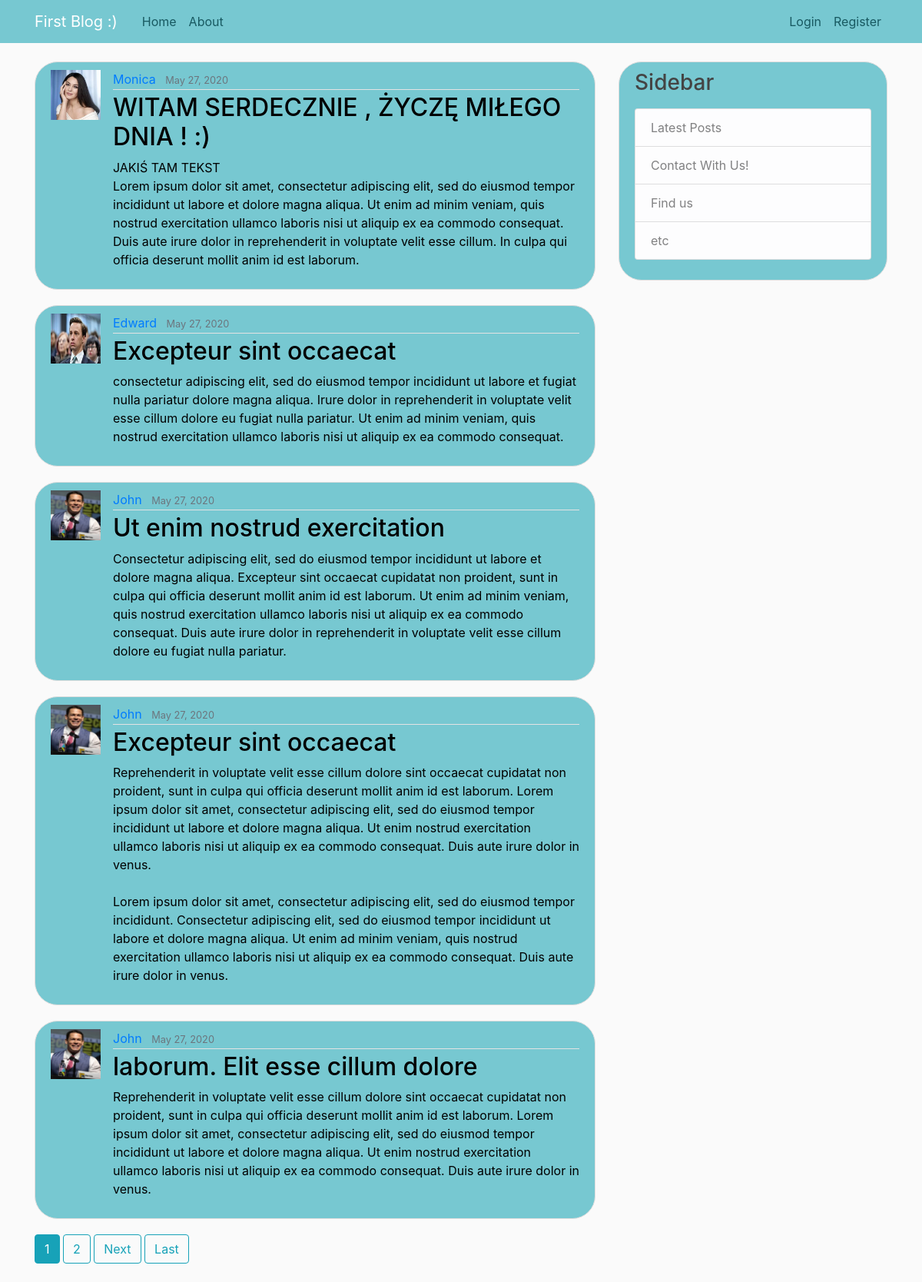
The page / on the database its author committed.
### blog/models.py (models this page shows, shortened)
class Post(models.Model):
    title = models.CharField(max_length=50)
    content = models.TextField()
    date_posted = models.DateTimeField(default=timezone.now)
    author = models.ForeignKey(User, on_delete=models.CASCADE)

### users/models.py (models this page shows, shortened)
class Profile(models.Model):
    user = models.OneToOneField(User, on_delete=models.CASCADE)
    image = models.ImageField(default='default.jpg', upload_to='profile_pics')

### blog/views.py (the view)
# urls.py: path('', PostListView.as_view(), name='blog-home'),
class PostListView(ListView):
    model = Post
    template_name = 'blog/home.html'
    context_object_name = 'posts'
    ordering = ['-date_posted']
    paginate_by = 5

### blog/templates/blog/home.html (shortened to what this page needs)
{% extends 'blog/base.html' %}
{% block content %}
    {% for post in posts %}
        <article class="media content-section">
        <img class ="circle article-img" src="{{ post.author.profile.image.url }}">
          <div class="media-body">
            <div class="article-metadata">
              <a class="mr-2" href="{% url 'user-posts' post.author.username %}">{{ post.author }}</a>
              <small class="text-muted">{{ post.date_posted|date:" F d, Y " }}</small>
            </div>
              <h2> <a class="article-title" href="{%  url 'post-detail' post.id %}">{{ post.title }}</a></h2>
            <p class="article-content">{{ post.content }}</p>
          </div>
        </article>
    {% endfor %}
    {% if is_paginated %}
        {% for num in page_obj.paginator.page_range %}
            {% if page_obj.number == num %}
                <a class="btn btn-info mb-4" href="?page={{ num }}">{{ num }}</a>
                {% elif num > page_obj.number|add:'-3' and num < page_obj.number|add:'3' %}
                    <a class="btn btn-outline-info mb-4" href="?page={{ num }}">{{ num }}</a>
            {% endif %}
        {% endfor %}
        {% if page_obj.has_next %}
            <a class="btn btn-outline-info mb-4" href="?page={{ page_obj.next_page_number}}">Next</a>
            <a class="btn btn-outline-info mb-4" href="?page={{ page_obj.paginator.num_pages }}">Last</a>
        {% endif %}
    {% endif %}
{% endblock %}

### blog/templates/blog/base.html (shortened to what this page needs)
{% load static %}
<!DOCTYPE html>
<html lang="en">
<head>
    <link rel="stylesheet" href="https://maxcdn.bootstrapcdn.com/bootstrap/4.0.0/css/bootstrap.min.css">
    <link rel="stylesheet" type="text/css" href="{% static 'blog/main.css' %}">
</head>
<body>
    <header class="site-header">
      <nav class="navbar navbar-expand-md navbar-dark bg-steel fixed-top">
        <div class="container">
          <a class="navbar-brand mr-4" href="/">First Blog :)</a>
          <div class="collapse navbar-collapse" id="navbarToggle">
            <div class="navbar-nav mr-auto">
              <a class="nav-item nav-link" href="{% url 'blog-home' %}">Home</a>
              <a class="nav-item nav-link" href="{% url 'blog-about' %}">About</a>
            </div>
            <div class="navbar-nav">
                {% if user.is_authenticated %}
                    <a class="nav-item nav-link" href="{% url 'post-create' %}">New Post</a>
                    <a class="nav-item nav-link" href="{% url 'profile' %}">Profile</a>
                   <a class="nav-item nav-link" href="{% url 'logout' %}">Logout</a>
                {% else %}
                  <a class="nav-item nav-link" href="{% url 'login' %}">Login</a>
                  <a class="nav-item nav-link" href="{% url 'register' %}">Register</a>
                {% endif %}
            </div>
          </div>
        </div>
      </nav>
    </header>
    <main role="main" class="container">
      <div class="row">
        <div class="col-md-8">
          {% block content %}{% endblock %}
        </div>
        <div class="col-md-4">
          <div class="content-section">
            <h3>Sidebar</h3>
            <p class='text-muted'>
              <ul class="list-group">
                <li class="list-group-item list-group-item-light">Latest Posts</li>
                <li class="list-group-item list-group-item-light">Contact With Us!</li>
                <li class="list-group-item list-group-item-light">Find us</li>
                <li class="list-group-item list-group-item-light">etc</li>
              </ul>
            </p>
          </div>
        </div>
      </div>
    </main>
</body>
</html>

### blog/static/blog/main.css (style rules this page uses)
body { background: #fafafa; color: #000000; margin-top: 5rem; }
h1, h2, h3, h4, h5, h6 { color: #444444; }
ul { margin: 0; }
.bg-steel { background-color: #77c8d1; }
.site-header .navbar-nav .nav-link { color: #185961; }
.content-section { background: #77c8d1; padding: 10px 20px; border: 1px solid #dddddd; border-radius: 30px; margin-bottom: 20px; }
.article-title { color: #000000; }
.article-content { white-space: pre-line; }
.article-img { height: 65px; width: 65px; margin-right: 16px; }
.article-metadata { padding-bottom: 1px; margin-bottom: 4px; border-bottom: 1px solid #e3e3e3 }

### rows shown on the page
Post: author.profile.image (picture), author "Monica", date_posted "May 27, 2020", title "WITAM SERDECZNIE , ŻYCZĘ MIŁEGO DNIA ! :)", content "JAKIŚ TAM TEKST Lorem ipsum dolor sit amet, consectetur adipiscing elit, sed do eiusmod tempor incididunt ut labore et dolore magna aliqua. Ut enim ad minim veniam, quis nostrud exercitation ullamco laboris nisi ut aliquip ex ea commodo consequat. Duis aute irure dolor in reprehenderit in voluptate velit esse cillum. In culpa qui officia deserunt mollit anim id est laborum."
Post: author.profile.image (picture), author "Edward", date_posted "May 27, 2020", title "Excepteur sint occaecat", content "consectetur adipiscing elit, sed do eiusmod tempor incididunt ut labore et fugiat nulla pariatur dolore magna aliqua. Irure dolor in reprehenderit in voluptate velit esse cillum dolore eu fugiat nulla pariatur. Ut enim ad minim veniam, quis nostrud exercitation ullamco laboris nisi ut aliquip ex ea commodo consequat."
Post: author.profile.image (picture), author "John", date_posted "May 27, 2020", title "Ut enim nostrud exercitation", content "Consectetur adipiscing elit, sed do eiusmod tempor incididunt ut labore et dolore magna aliqua. Excepteur sint occaecat cupidatat non proident, sunt in culpa qui officia deserunt mollit anim id est laborum. Ut enim ad minim veniam, quis nostrud exercitation ullamco laboris nisi ut aliquip ex ea commodo consequat. Duis aute irure dolor in reprehenderit in voluptate velit esse cillum dolore eu fugiat nulla pariatur."
Post: author.profile.image (picture), author "John", date_posted "May 27, 2020", title "Excepteur sint occaecat", content "Reprehenderit in voluptate velit esse cillum dolore sint occaecat cupidatat non proident, sunt in culpa qui officia deserunt mollit anim id est laborum. Lorem ipsum dolor sit amet, consectetur adipiscing elit, sed do eiusmod tempor incididunt ut labore et dolore magna aliqua. Ut enim nostrud exercitation ullamco laboris nisi ut aliquip ex ea commodo consequat. Duis aute irure dolor in venus. Lorem ipsum dolor sit amet, consectetur adipiscing elit, sed do eiusmod tempor incididunt. Consectetur adipiscing elit, sed do eiusmod tempor incididunt ut labore et dolore magna aliqua. Ut enim ad minim veniam, quis nostrud exercitation ullamco laboris nisi ut aliquip ex ea commodo consequat. Duis aute…"
Post: author.profile.image (picture), author "John", date_posted "May 27, 2020", title "laborum. Elit esse cillum dolore", content "Reprehenderit in voluptate velit esse cillum dolore sint occaecat cupidatat non proident, sunt in culpa qui officia deserunt mollit anim id est laborum. Lorem ipsum dolor sit amet, consectetur adipiscing elit, sed do eiusmod tempor incididunt ut labore et dolore magna aliqua. Ut enim nostrud exercitation ullamco laboris nisi ut aliquip ex ea commodo consequat. Duis aute irure dolor in venus."

### other values the page prints
{{ num }} "1"
{{ num }} "2"
